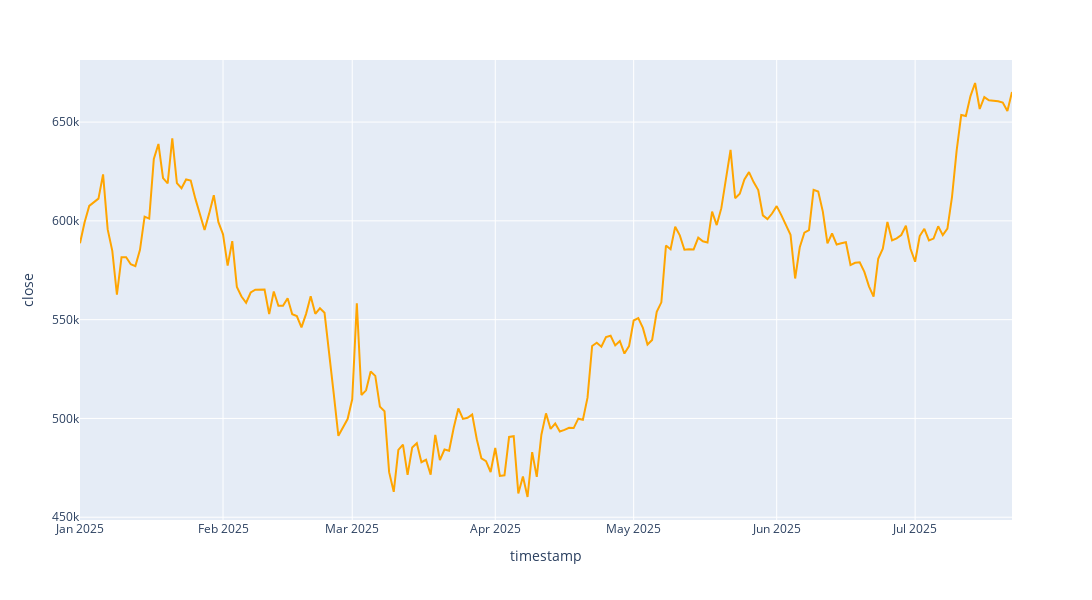

The cell this chart's notebook holds for it:
### Code cell
#comparando com o gráfico do mês passado
fig = px.line(
    df_btcbrl,
    x='timestamp',
    y='close',
    width=1200,   
    height=600
    
)

fig.update_traces(line=dict(color='orange'))

### Figure 1 — Plotly figure (JSON) as saved in the notebook; plotly's stock layout.template omitted (floating-point values rounded to 4 significant figures; data arrays with more than 128 entries replaced by an {"elided": "..."} marker saying what was removed)
{"data": [{"hovertemplate": "timestamp=%{x}<br>close=%{y}<extra></extra>", "legendgroup": "", "line": {"color": "orange", "dash": "solid"}, "marker": {"symbol": "circle"}, "mode": "lines", "name": "", "orientation": "v", "showlegend": false, "type": "scatter", "x": {"elided": "203 str values"}, "xaxis": "x", "y": {"elided": "203 int values"}, "yaxis": "y"}], "layout": {"height": 600, "legend": {"tracegroupgap": 0}, "margin": {"t": 60}, "width": 1200, "xaxis": {"anchor": "y", "autorange": true, "domain": [0, 1], "range": ["2025-01-01", "2025-07-22"], "title": {"text": "timestamp"}, "type": "date"}, "yaxis": {"anchor": "x", "autorange": true, "domain": [0, 1], "range": [448600.0, 681400.0], "title": {"text": "close"}, "type": "linear"}}}
